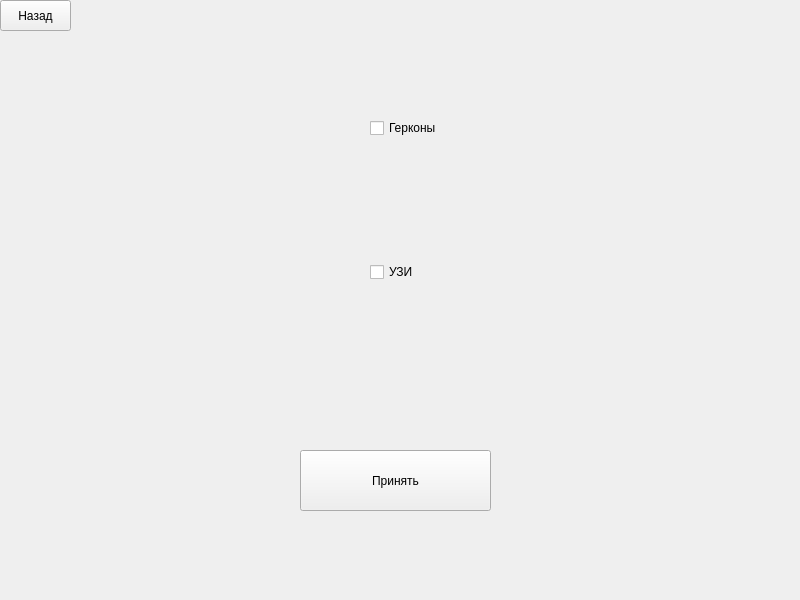
<?xml version="1.0" encoding="UTF-8"?>
<ui version="4.0">
 <class>mechanic</class>
 <widget class="QWidget" name="mechanic">
  <property name="windowModality">
   <enum>Qt::WindowModal</enum>
  </property>
  <property name="geometry">
   <rect>
    <x>0</x>
    <y>0</y>
    <width>800</width>
    <height>600</height>
   </rect>
  </property>
  <property name="windowTitle">
   <string>Mechanic</string>
  </property>
  <widget class="QWidget" name="gridLayoutWidget">
   <property name="geometry">
    <rect>
     <x>70</x>
     <y>0</y>
     <width>731</width>
     <height>401</height>
    </rect>
   </property>
   <layout class="QGridLayout" name="mech_sens_layout" columnstretch="0">
    <property name="sizeConstraint">
     <enum>QLayout::SetDefaultConstraint</enum>
    </property>
    <property name="leftMargin">
     <number>300</number>
    </property>
    <item row="1" column="0">
     <widget class="QCheckBox" name="uzi_btn">
      <property name="text">
       <string>УЗИ</string>
      </property>
     </widget>
    </item>
    <item row="0" column="0">
     <widget class="QCheckBox" name="gerkony_btn">
      <property name="text">
       <string>Герконы</string>
      </property>
     </widget>
    </item>
   </layout>
  </widget>
  <widget class="QPushButton" name="back_button">
   <property name="geometry">
    <rect>
     <x>0</x>
     <y>0</y>
     <width>71</width>
     <height>31</height>
    </rect>
   </property>
   <property name="text">
    <string>Назад</string>
   </property>
  </widget>
  <widget class="QPushButton" name="submit">
   <property name="geometry">
    <rect>
     <x>300</x>
     <y>450</y>
     <width>191</width>
     <height>61</height>
    </rect>
   </property>
   <property name="text">
    <string>Принять</string>
   </property>
  </widget>
 </widget>
 <resources/>
 <connections/>
</ui>
